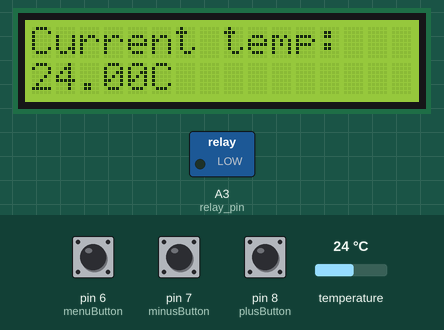
Simulated run of this sketch. Board: Arduino Uno, built with avr-gcc and run on an emulated ATmega328P. Parts: 16×2 character LCD, switched loads named in the sketch (green lamp = pin HIGH). The test bench sets the inputs (shaded band); at power-on: pin 7 (minusButton) LOW, pin 6 (menuButton) LOW, temperature 24 °C, pin 8 (plusButton) LOW.

Above: at 1.2 s.
1.3 s: pin 7 (minusButton) pulled HIGH for 0.95 s
At 3.4 s:
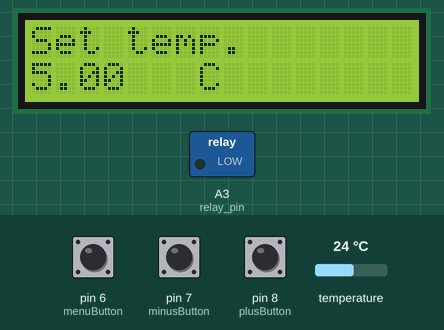
5.9 s: pin 6 (menuButton) pulled HIGH for 0.95 s
At 7.0 s:
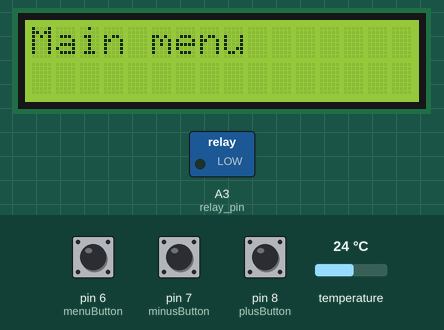
10.0 s: temperature set to 5.2 °C
At 11.0 s:
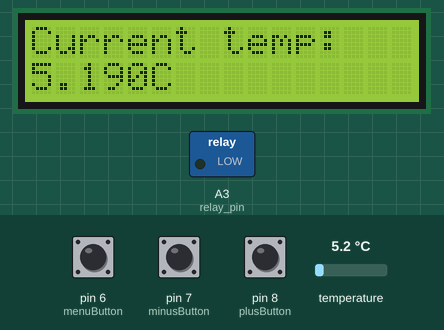
11.5 s: temperature set to 4.6 °C
At 12.0 s:
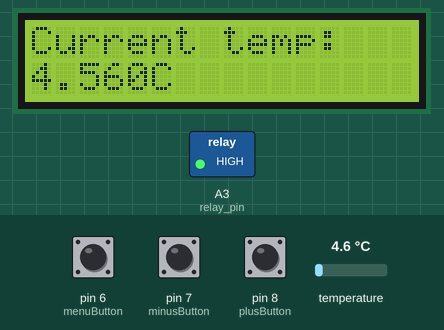
13.0 s: pin 8 (plusButton) pulled HIGH for 0.95 s
At 14.5 s:
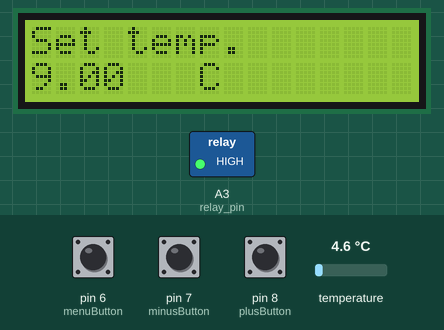
15.4 s: pin 8 (plusButton) pulled HIGH for 0.95 s
At 16.0 s:
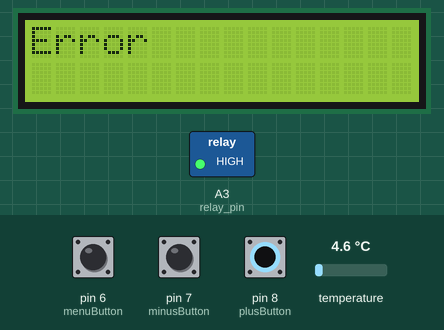
Timing chart, 0 to 18.4 s (numbered marks = the images above; inputs shaded):
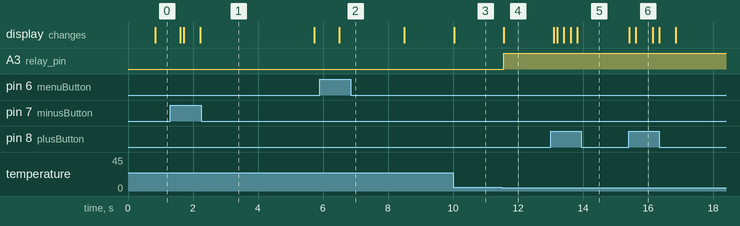

The sketch:

mastersop_temperature.ino
```cpp
#include <OneWire.h>
#include <DallasTemperature.h>
#include <LiquidCrystal.h>


//-------------------------- Termometr init------------------------------------
// Data wire is plugged into port 2 on the Arduino
#define ONE_WIRE_BUS 9

// Setup a oneWire instance to communicate with any OneWire devices (not just Maxim/Dallas temperature ICs)
OneWire oneWire(ONE_WIRE_BUS);

// Pass our oneWire reference to Dallas Temperature.
DallasTemperature sensors(&oneWire);

//--------------------------------------------------------------------------------

//-----------------------------LCD init-------------------------------------------
// initialize the library by associating any needed LCD interface pin
// with the arduino pin number it is connected to
const int rs = 12, en = 11, d4 = 5, d5 = 4, d6 = 3, d7 = 2;
LiquidCrystal lcd(rs, en, d4, d5, d6, d7);

//---------------------------------------------------------------------------------


int relay_pin = A3; // set pin relay in Arduino
float temp_vol; //

int temp_delta = 3; //set delay between on/off relay 60 seconds
int time_delta = temp_delta;

float temp_min = 5; // set the minimum temperature

int menuButton =  6; // pin6 menu button
int minusButton = 7; // pin7 - button
int plusButton =  8; // pin8 + button

void setup(void)
{
  // start serial port
  Serial.begin(9600);
  // Start up the library
  sensors.begin();

  //220 V relay pin
  pinMode(relay_pin, OUTPUT);

  // menu and +\- button interrupt
  pinMode(menuButton, INPUT);
  pinMode(minusButton, INPUT);
  pinMode(plusButton, INPUT);

  // set up the LCD's number of columns and rows:
  lcd.begin(16, 2);
  lcd.print("Current temp: ");
  lcd.setCursor(5, 1);
  lcd.print("C");


}
//--------------------------My functions-----------------------------------------------------


void relayControl()
{
  // call sensors.requestTemperatures() to issue a global temperature
  // request to all devices on the bus

  sensors.requestTemperatures(); // Send the command to get temperatures
  temp_vol = sensors.getTempCByIndex(0);

  // temp < temp_min relay on
  if (temp_vol < temp_min && temp_vol != -127)
  {
    digitalWrite(relay_pin, HIGH);
  }
  // temp > temp min and and the time between inclusions is greater than the delta relay off
  else if (temp_vol > temp_min && time_delta == 0)
  {
    digitalWrite(relay_pin, LOW);
  }

  if (time_delta == 0)
    time_delta = temp_delta;
  else
    time_delta--;
}

void CurTemp()
{
  if (temp_vol != -127 && temp_vol != 85) // exclusion of incorrect values
  {
    lcd.setCursor(0, 1);
    lcd.print(temp_vol);
  }
}

void MainScreen()
{
    lcd.clear();
    lcd.print("Current temp: ");
    lcd.setCursor(5, 1);
    lcd.print("C");
}


void tempError()
{
  lcd.clear();
  lcd.print("Error");
  delay(500);
  lcd.clear();
  lcd.print("Set temp.");
  lcd.setCursor(0, 1);
  lcd.print(temp_min);
  lcd.setCursor(7, 1);
  lcd.print("C");

}


void SetTempScreen()
{
  lcd.clear();
  lcd.print("Set temp.");
  lcd.setCursor(0, 1);
  lcd.print(temp_min);
  lcd.setCursor(7, 1);
  lcd.print("C");
}


//---------------------------------------Loop-------------------------------------------------------------
void loop(void)
{

  relayControl(); // check temp
  CurTemp(); // print temp on LCD

//------------------------ menu---------------------------------------------------------------
  if (digitalRead(menuButton) == HIGH)
  {
    lcd.clear();
    lcd.print("Main menu");
    delay(2000);
    MainScreen();
    CurTemp();

  }
//------------------ push + or - button - set temp--------------------------------------------
  else if (digitalRead(plusButton) == HIGH || digitalRead(minusButton) == HIGH)
  {
    //clear main menu
    lcd.clear();
    lcd.print("Set temp.");
    lcd.setCursor(0, 1);
    lcd.print(temp_min);
    lcd.setCursor(7, 1);
    lcd.print("C");

    for (int i = 0; i < 30; i++)
    {
      delay(100);

      if (digitalRead(plusButton) == HIGH) // push + button
      {
        temp_min++;
        if (temp_min > 10) // maximum value check (5`C)
        {
          tempError();
          temp_min--;
        }
        SetTempScreen();
        i--;
        delay(100);
      }

      if (digitalRead(minusButton) == HIGH) // push - button
      {

        temp_min--;
        if (temp_min < 5) // minimum value check (5`C)
        {
          tempError();
          temp_min++;
        }
        SetTempScreen();
        i--;
      }
    }

//----------------- delay, write main screen and exit---------------------------------------
    delay(500);
    MainScreen();
    CurTemp();
  }
}
//--------------------------------------------------------------------------------------------
```

Measured:
- the behaviour switches between 5 and 4.9 °C on temperature (found by bisection; images 3 and 4)
- after the input at 1.3 s, the display: changes after 0.32 s (image 1)
- after the input at 5.9 s, the display: changes after 0.60 s (image 2)
- after the input at 10.0 s, the display: changes at once (image 3)
- after the input at 11.5 s, A3 (relay_pin): LOW → HIGH after 0.07 s; the display: changes after 0.07 s (image 4)
- after the input at 13.0 s, the display: first changes after 0.10 s (image 5 shows a later state)
- after the input at 15.4 s, the display: first changes at once (image 6 shows a later state)
